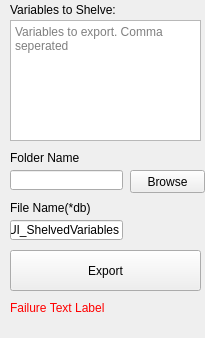
<?xml version="1.0" encoding="UTF-8"?>
<ui version="4.0">
 <class>exporting_variables</class>
 <widget class="QWidget" name="exporting_variables">
  <property name="geometry">
   <rect>
    <x>0</x>
    <y>0</y>
    <width>205</width>
    <height>338</height>
   </rect>
  </property>
  <property name="minimumSize">
   <size>
    <width>205</width>
    <height>338</height>
   </size>
  </property>
  <property name="maximumSize">
   <size>
    <width>205</width>
    <height>338</height>
   </size>
  </property>
  <property name="windowTitle">
   <string>Export</string>
  </property>
  <widget class="QPlainTextEdit" name="single_variables_to_shelve">
   <property name="geometry">
    <rect>
     <x>10</x>
     <y>20</y>
     <width>191</width>
     <height>121</height>
    </rect>
   </property>
   <property name="mouseTracking">
    <bool>false</bool>
   </property>
   <property name="whatsThis">
    <string/>
   </property>
   <property name="placeholderText">
    <string notr="true">Variables to export. Comma seperated</string>
   </property>
  </widget>
  <widget class="QLabel" name="label">
   <property name="geometry">
    <rect>
     <x>10</x>
     <y>0</y>
     <width>141</width>
     <height>20</height>
    </rect>
   </property>
   <property name="text">
    <string>Variables to Shelve:</string>
   </property>
  </widget>
  <widget class="QLineEdit" name="folder_location">
   <property name="geometry">
    <rect>
     <x>10</x>
     <y>170</y>
     <width>113</width>
     <height>20</height>
    </rect>
   </property>
   <property name="readOnly">
    <bool>true</bool>
   </property>
   <property name="placeholderText">
    <string/>
   </property>
  </widget>
  <widget class="QPushButton" name="browse_button">
   <property name="geometry">
    <rect>
     <x>130</x>
     <y>170</y>
     <width>75</width>
     <height>23</height>
    </rect>
   </property>
   <property name="text">
    <string>Browse</string>
   </property>
  </widget>
  <widget class="QLabel" name="label_2">
   <property name="geometry">
    <rect>
     <x>10</x>
     <y>150</y>
     <width>101</width>
     <height>16</height>
    </rect>
   </property>
   <property name="text">
    <string>Folder Name</string>
   </property>
  </widget>
  <widget class="QPushButton" name="export_variables_push_button">
   <property name="geometry">
    <rect>
     <x>10</x>
     <y>250</y>
     <width>191</width>
     <height>41</height>
    </rect>
   </property>
   <property name="text">
    <string>Export</string>
   </property>
  </widget>
  <widget class="QLabel" name="label_3">
   <property name="geometry">
    <rect>
     <x>10</x>
     <y>200</y>
     <width>101</width>
     <height>16</height>
    </rect>
   </property>
   <property name="text">
    <string>File Name(*db)</string>
   </property>
  </widget>
  <widget class="QLineEdit" name="file_name">
   <property name="geometry">
    <rect>
     <x>10</x>
     <y>220</y>
     <width>113</width>
     <height>20</height>
    </rect>
   </property>
   <property name="text">
    <string>UI_ShelvedVariables</string>
   </property>
   <property name="placeholderText">
    <string/>
   </property>
  </widget>
  <widget class="QLabel" name="failure_text_label">
   <property name="geometry">
    <rect>
     <x>10</x>
     <y>300</y>
     <width>111</width>
     <height>16</height>
    </rect>
   </property>
   <property name="styleSheet">
    <string notr="true">color:rgb(255, 0, 0)</string>
   </property>
   <property name="text">
    <string>Failure Text Label</string>
   </property>
  </widget>
 </widget>
 <resources/>
 <connections/>
</ui>
